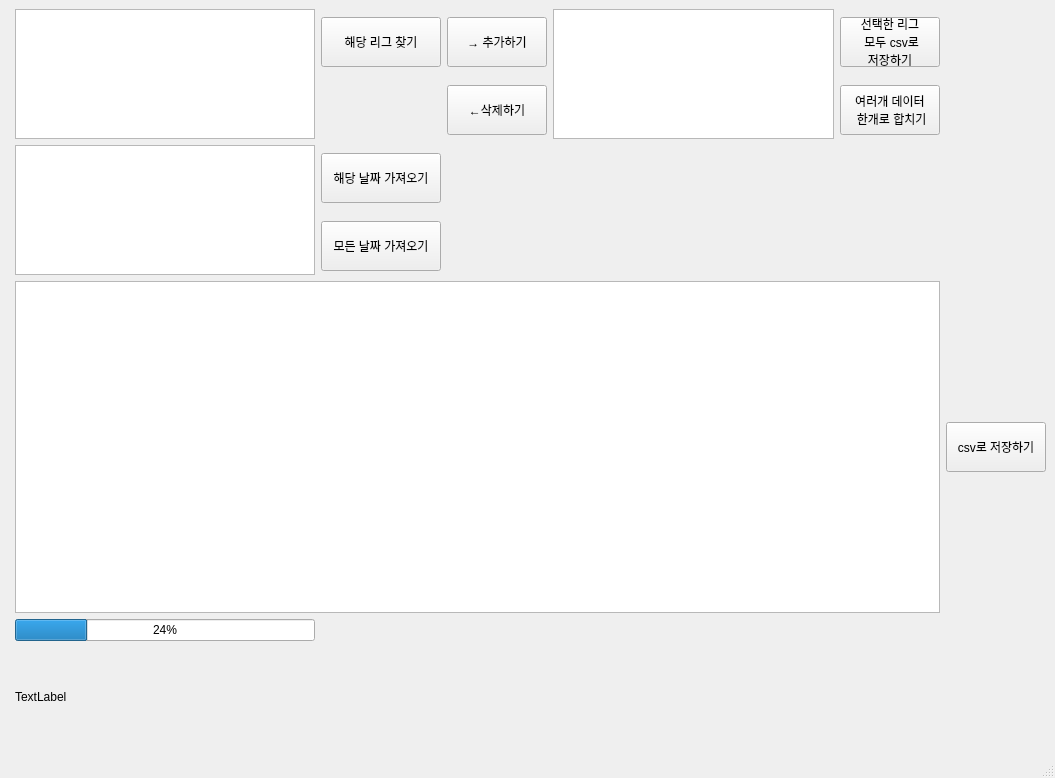
<?xml version="1.0" encoding="UTF-8"?>
<ui version="4.0">
 <class>MainWindow</class>
 <widget class="QMainWindow" name="MainWindow">
  <property name="geometry">
   <rect>
    <x>0</x>
    <y>0</y>
    <width>1055</width>
    <height>778</height>
   </rect>
  </property>
  <property name="windowTitle">
   <string>MainWindow</string>
  </property>
  <widget class="QWidget" name="centralwidget">
   <layout class="QFormLayout" name="formLayout">
    <item row="0" column="1">
     <layout class="QGridLayout" name="gridLayout">
      <item row="13" column="0">
       <widget class="QProgressBar" name="progressBar">
        <property name="value">
         <number>24</number>
        </property>
       </widget>
      </item>
      <item row="3" column="3" rowspan="2">
       <widget class="QListWidget" name="listWidget_3"/>
      </item>
      <item row="10" column="0" rowspan="2">
       <widget class="QListWidget" name="listWidget_2">
        <property name="minimumSize">
         <size>
          <width>0</width>
          <height>130</height>
         </size>
        </property>
        <property name="maximumSize">
         <size>
          <width>300</width>
          <height>200</height>
         </size>
        </property>
       </widget>
      </item>
      <item row="14" column="0">
       <widget class="QLabel" name="label">
        <property name="minimumSize">
         <size>
          <width>300</width>
          <height>100</height>
         </size>
        </property>
        <property name="maximumSize">
         <size>
          <width>16777215</width>
          <height>100</height>
         </size>
        </property>
        <property name="text">
         <string>TextLabel</string>
        </property>
       </widget>
      </item>
      <item row="3" column="2">
       <widget class="QPushButton" name="pushButton_6">
        <property name="minimumSize">
         <size>
          <width>100</width>
          <height>50</height>
         </size>
        </property>
        <property name="text">
         <string>→ 추가하기</string>
        </property>
       </widget>
      </item>
      <item row="3" column="0" rowspan="2">
       <widget class="QListWidget" name="listWidget">
        <property name="enabled">
         <bool>true</bool>
        </property>
        <property name="minimumSize">
         <size>
          <width>0</width>
          <height>130</height>
         </size>
        </property>
        <property name="maximumSize">
         <size>
          <width>300</width>
          <height>150</height>
         </size>
        </property>
       </widget>
      </item>
      <item row="12" column="6">
       <widget class="QPushButton" name="pushButton_3">
        <property name="minimumSize">
         <size>
          <width>100</width>
          <height>50</height>
         </size>
        </property>
        <property name="text">
         <string>csv로 저장하기</string>
        </property>
       </widget>
      </item>
      <item row="10" column="1">
       <widget class="QPushButton" name="pushButton_2">
        <property name="minimumSize">
         <size>
          <width>100</width>
          <height>50</height>
         </size>
        </property>
        <property name="text">
         <string>해당 날짜 가져오기</string>
        </property>
       </widget>
      </item>
      <item row="12" column="0" colspan="5">
       <widget class="QTableWidget" name="tableWidget">
        <property name="minimumSize">
         <size>
          <width>0</width>
          <height>300</height>
         </size>
        </property>
       </widget>
      </item>
      <item row="11" column="1">
       <widget class="QPushButton" name="pushButton_4">
        <property name="minimumSize">
         <size>
          <width>120</width>
          <height>50</height>
         </size>
        </property>
        <property name="maximumSize">
         <size>
          <width>120</width>
          <height>50</height>
         </size>
        </property>
        <property name="text">
         <string>모든 날짜 가져오기</string>
        </property>
       </widget>
      </item>
      <item row="3" column="1">
       <widget class="QPushButton" name="pushButton">
        <property name="minimumSize">
         <size>
          <width>100</width>
          <height>50</height>
         </size>
        </property>
        <property name="text">
         <string>해당 리그 찾기</string>
        </property>
       </widget>
      </item>
      <item row="4" column="2">
       <widget class="QPushButton" name="pushButton_7">
        <property name="minimumSize">
         <size>
          <width>100</width>
          <height>50</height>
         </size>
        </property>
        <property name="text">
         <string>←삭제하기</string>
        </property>
       </widget>
      </item>
      <item row="3" column="4">
       <widget class="QPushButton" name="pushButton_5">
        <property name="minimumSize">
         <size>
          <width>100</width>
          <height>50</height>
         </size>
        </property>
        <property name="maximumSize">
         <size>
          <width>100</width>
          <height>50</height>
         </size>
        </property>
        <property name="acceptDrops">
         <bool>true</bool>
        </property>
        <property name="inputMethodHints">
         <set>Qt::ImhMultiLine</set>
        </property>
        <property name="text">
         <string>선택한 리그
 모두 csv로 
저장하기</string>
        </property>
       </widget>
      </item>
      <item row="4" column="4">
       <widget class="QPushButton" name="pushButton_8">
        <property name="minimumSize">
         <size>
          <width>100</width>
          <height>50</height>
         </size>
        </property>
        <property name="sizeIncrement">
         <size>
          <width>102</width>
          <height>50</height>
         </size>
        </property>
        <property name="text">
         <string>여러개 데이터
 한개로 합치기</string>
        </property>
       </widget>
      </item>
     </layout>
    </item>
   </layout>
  </widget>
  <widget class="QMenuBar" name="menubar">
   <property name="geometry">
    <rect>
     <x>0</x>
     <y>0</y>
     <width>1055</width>
     <height>21</height>
    </rect>
   </property>
  </widget>
  <widget class="QStatusBar" name="statusbar"/>
 </widget>
 <resources/>
 <connections/>
</ui>
